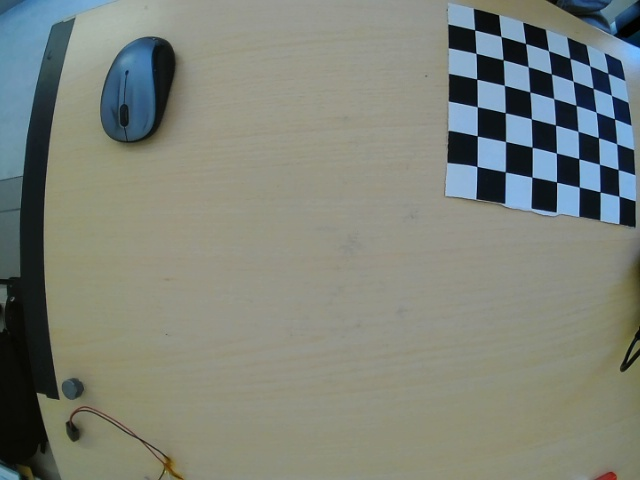
#> input picture Sources/Camera/Chessboard/chess_10.jpg, 640 x 480 px, given in place of the camera
$ python irisdetector.py   (older library calls are emulated)
#> lines starting #> are read from the running program, lines starting #| are printed output that depends on the picture; after the words box and inside, x2 and y2 are one past the last pixel; in counts of white or black regions, pixels touching at a corner belong together
### Sources/Camera/SimpleVideo/video.py
#!/usr/bin/env python

'''
Video capture sample.

Sample shows how VideoCapture class can be used to acquire video
frames from a camera of a movie file. Also the sample provides
an example of procedural video generation by an object, mimicking
the VideoCapture interface (see Chess class).

'create_capture' is a convinience function for capture creation,
falling back to procedural video in case of error.

Usage:
    video.py [--shotdir <shot path>] [source0] [source1] ...'

    sourceN is an
     - integer number for camera capture
     - name of video file
     - synth:<params> for procedural video

Synth examples:
    synth:bg=../data/lena.jpg:noise=0.1
    synth:class=chess:bg=../data/lena.jpg:noise=0.1:size=640x480

Keys:
    ESC    - exit
    SPACE  - save current frame to <shot path> directory

'''

# Python 2/3 compatibility
from __future__ import print_function

import numpy as np
from numpy import pi, sin, cos

import cv2

# built-in modules
from time import clock

# local modules
import common


class VideoSynthBase(object):
    # [14 lines left out: function __init__, not called in this run]

    def render(self, dst):
        pass

    # [15 lines left out: function read, not called in this run]

    def isOpened(self):
        return True


class Chess(VideoSynthBase):
    # [45 lines left out: functions __init__, draw_quads, render, not called in this run]


classes = dict(chess=Chess)

presets = dict(
    empty='synth:',
    lena='synth:bg=../data/lena.jpg:noise=0.1',
    chess='synth:class=chess:bg=../data/lena.jpg:noise=0.1:size=640x480'
)


def create_capture(source=0, fallback=presets['chess']):
    '''source: <int> or '<int>|<filename>|synth [:<param_name>=<value> [:...]]'
    '''
    source = str(source).strip()
    chunks = source.split(':')
    # handle drive letter ('c:', ...)
    if len(chunks) > 1 and len(chunks[0]) == 1 and chunks[0].isalpha():
        chunks[1] = chunks[0] + ':' + chunks[1]
        del chunks[0]

    source = chunks[0]
    try:
        source = int(source)
    except ValueError:
        pass
    params = dict(s.split('=') for s in chunks[1:])

    cap = None
    if source == 'synth':
        Class = classes.get(params.get('class', None), VideoSynthBase)
        try:
            cap = Class(**params)
        except:
            pass
    else:
        cap = cv2.VideoCapture(source)
        if 'size' in params:
            w, h = map(int, params['size'].split('x'))
            cap.set(cv2.CAP_PROP_FRAME_WIDTH, w)
            cap.set(cv2.CAP_PROP_FRAME_HEIGHT, h)
    if cap is None or not cap.isOpened():
        print('Warning: unable to open video source: ', source)
        if fallback is not None:
            return create_capture(fallback, None)
    return cap


# [30 lines that do not run on import are left out]

### Sources/Camera/SimpleVideo/irisdetector.py
#!/usr/bin/env python
# -*- coding: utf-8 -*-

'''
Multithreaded video processing sample. Feature tracker with MOSSE method.
Select your areas to be tracked.
Keyboard shortcuts:
   ESC - exit
   C - clean trackers
'''

# Python 2/3 compatibility
from __future__ import print_function
import sys

PY3 = sys.version_info[0] == 3

if PY3:
    xrange = range

import numpy as np
import cv2
from multiprocessing.pool import ThreadPool
from collections import deque
from common import clock, draw_str, RectSelector
import video


class App:
    def __init__(self, video_src, color_chc):
#> called with video_src = '0', color_chc = 'dark_red'
        self.cap = video.create_capture(video_src)
        width = 1280
        height = 720
        self.cap.set(3, width)
        self.cap.set(4, height)
        self.color_chc = color_chc

        self.threadn = cv2.getNumberOfCPUs()
        self.pool = ThreadPool(processes=self.threadn)
        self.pending = deque()

        _, frame = self.cap.read()
#> frame is the input picture: shape (480, 640, 3); mean B, G, R 121.1, 130.6, 125.5
        cv2.imshow('frame', frame)

    def process_frame(self):
        ret, frame = self.cap.read()
        # Histogram equalization
        lab = cv2.cvtColor(frame, cv2.COLOR_BGR2LAB)
#> lab: shape (480, 640, 3); mean of channels 0, 1, 2 136.3, 124.8, 132.4
        l, a, b = cv2.split(lab)
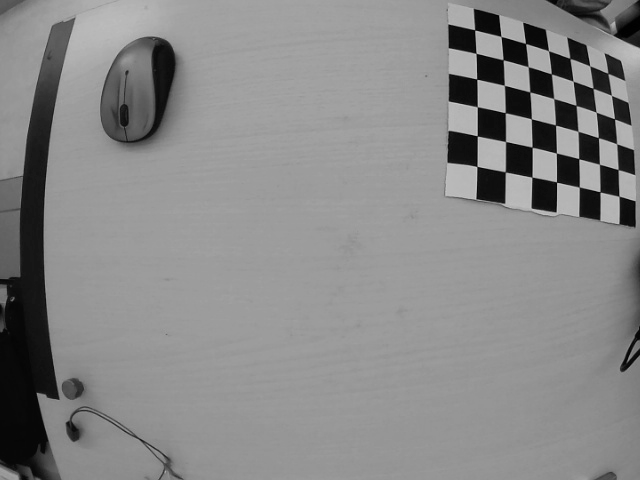
#> l: shape (480, 640); min 0, max 203, mean 136.3
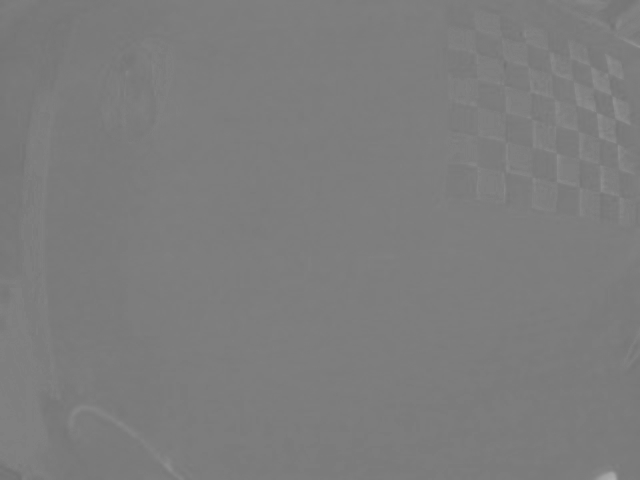
#> a: shape (480, 640); min 113, max 174, mean 124.8
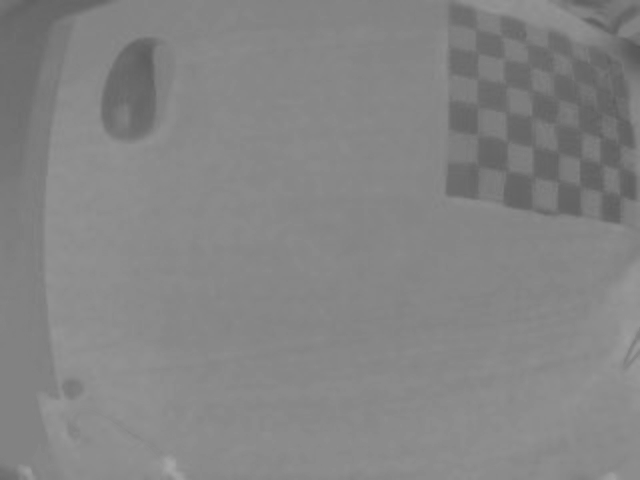
#> b: shape (480, 640); min 85, max 166, mean 132.4
        clahe = cv2.createCLAHE(clipLimit=2.0, tileGridSize=(4, 4))
        l = clahe.apply(l)
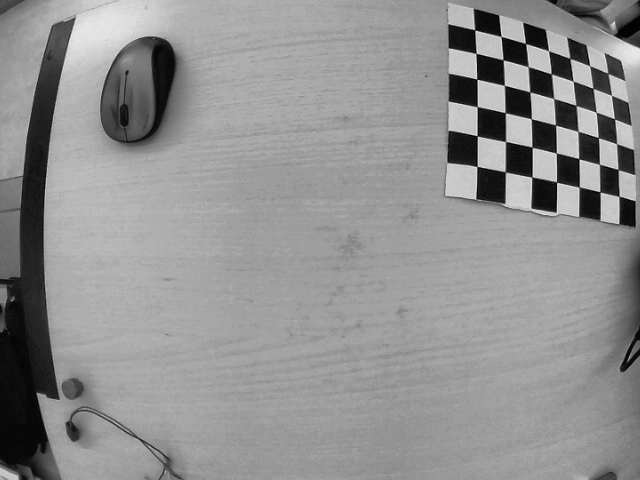
#> l: shape (480, 640); min 0, max 235, mean 144.9
        lab = cv2.merge((l, a, b))
#> lab: shape (480, 640, 3); mean of channels 0, 1, 2 144.9, 124.8, 132.4
        lab = cv2.cvtColor(lab, cv2.COLOR_LAB2BGR)
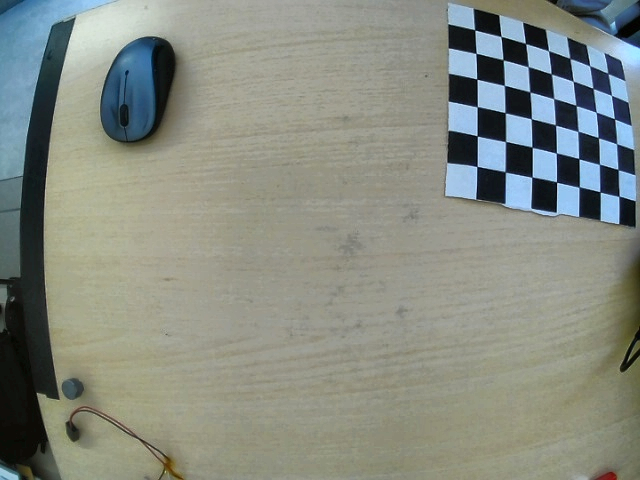
#> lab: shape (480, 640, 3); mean B, G, R 129.9, 139.5, 134.4
        frame = lab
        frame_gray = cv2.cvtColor(frame, cv2.COLOR_BGR2GRAY)

        blur = cv2.bilateralFilter(frame_gray, 9, 75, 75)
        # blur = cv2.bilateralFilter(blur,9,75,75)

        ret, thresh = cv2.threshold(blur, 50, 255, cv2.THRESH_BINARY)
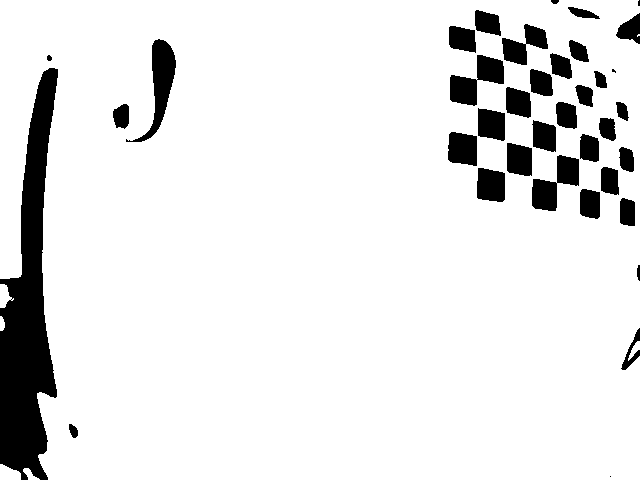
#> thresh: shape (480, 640); 90.3% white; 37 black regions (3 under 20 px), largest, box (x1, y1, x2, y2) and area: (0, 68, 58, 480) 13013, (126, 39, 176, 142) 1602, (450, 55, 504, 106) 1364
        thresh = cv2.bilateralFilter(thresh, 9, 75, 75)
        res = cv2.bitwise_and(frame, frame, mask=thresh)
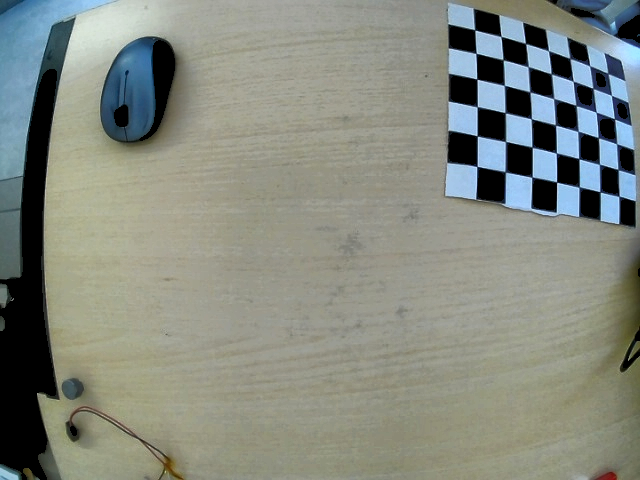
#> res: shape (480, 640, 3); mean B, G, R 127.5, 137.3, 132.7

#> (the run stopped early here; a loop or call above may not have finished)

$ run again, on Sources/Camera/Chessboard/chess_13.jpg
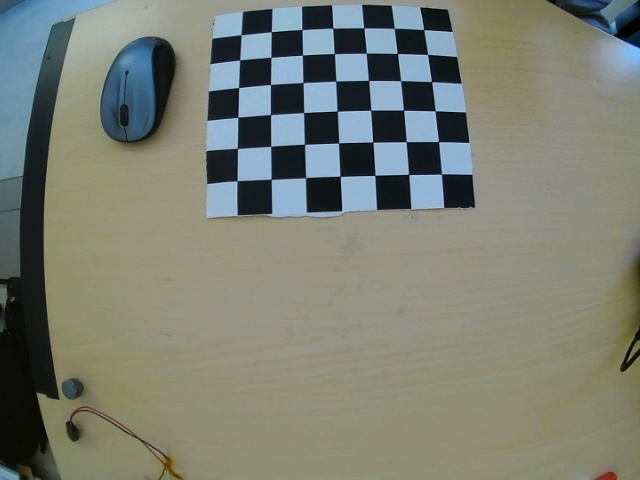
#> input picture Sources/Camera/Chessboard/chess_13.jpg, 640 x 480 px, given in place of the camera
#> in __init__, frame is the input picture: shape (480, 640, 3); mean B, G, R 115.4, 127.1, 122.4
#> in process_frame, `ret, thresh = cv2.threshold(blur, 50, 255, cv2.THRESH_BINARY)`:
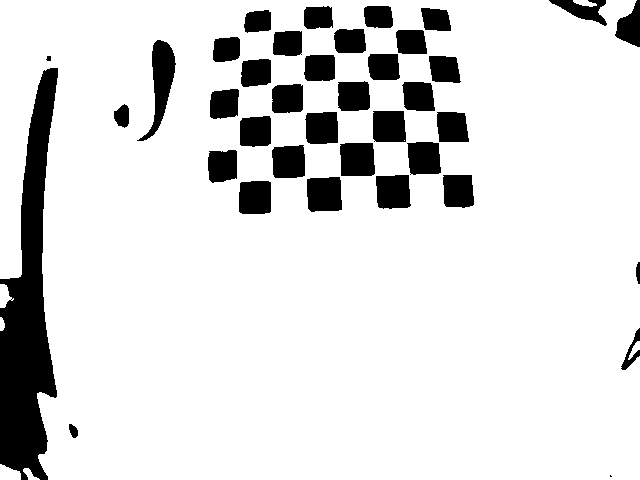
#> thresh: shape (480, 640); 87.1% white; 38 black regions (1 under 20 px), largest, box (x1, y1, x2, y2) and area: (0, 68, 58, 480) 13008, (137, 40, 176, 141) 1492, (307, 177, 342, 212) 1123
#> in process_frame, `res = cv2.bitwise_and(frame, frame, mask=thresh)`:
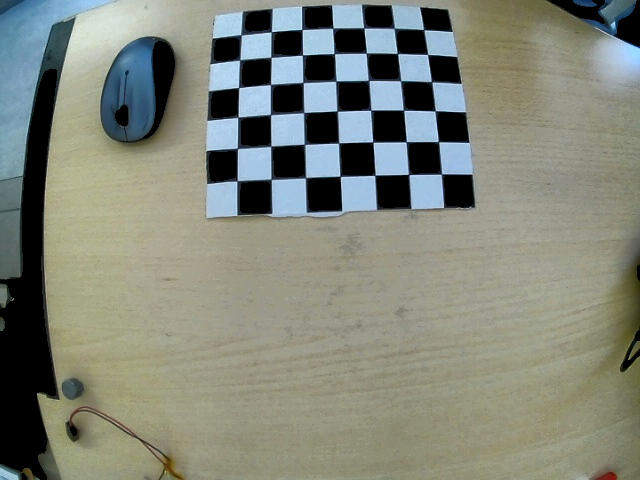
#> res: shape (480, 640, 3); mean B, G, R 120.9, 133.1, 129.1
